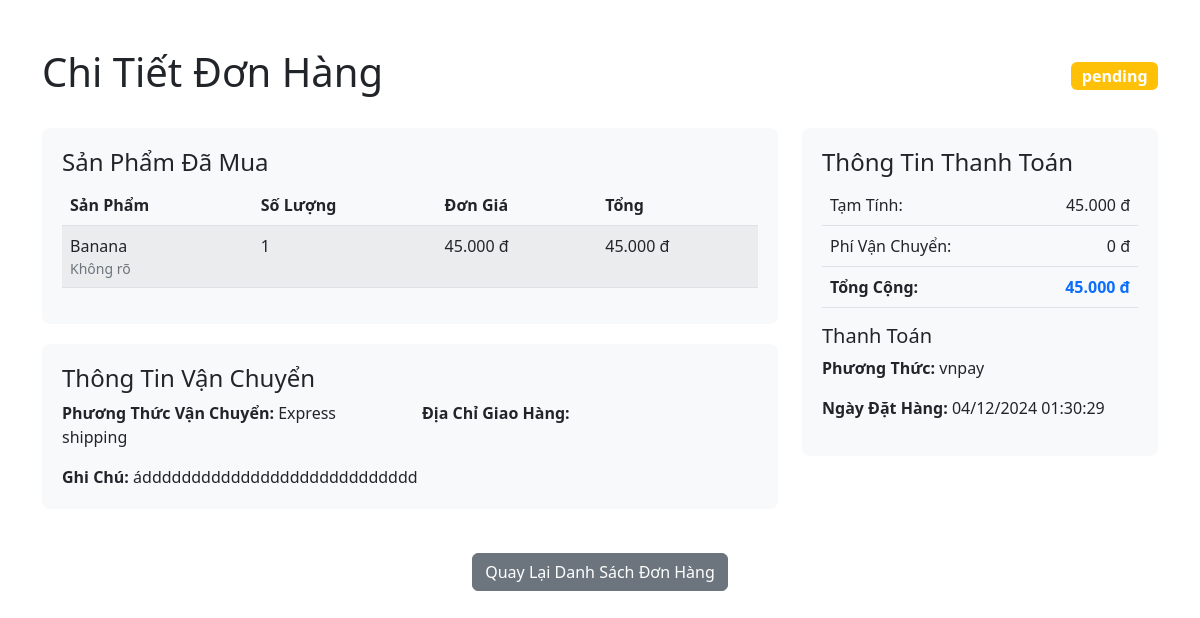
/order_detail.php?order_id=52 (signed in), run on the app's committed database.
### tables this page shows
CREATE TABLE IF NOT EXISTS `orders` (
  `id` int NOT NULL AUTO_INCREMENT,
  `user_id` int NOT NULL,
  `total_price` double NOT NULL,
  `status` enum('pending','processing','completed','canceled') DEFAULT 'pending',
  `payment_method` enum('cod','credit_card','momo','vnpay') DEFAULT 'cod',
  `notes` text NOT NULL,
  `address` varchar(191) NOT NULL,
  `shipping_method` enum('Standard shipping','Express shipping','Free Shipping') NOT NULL,
  `created_at` datetime DEFAULT CURRENT_TIMESTAMP,
  `updated_at` datetime DEFAULT CURRENT_TIMESTAMP ON UPDATE CURRENT_TIMESTAMP,
  PRIMARY KEY (`id`),
  KEY `user_id` (`user_id`)
);

CREATE TABLE IF NOT EXISTS `order_items` (
  `id` int NOT NULL AUTO_INCREMENT,
  `order_id` int NOT NULL,
  `product_id` int NOT NULL,
  `quantity` int NOT NULL,
  `price` decimal(10,2) NOT NULL,
  PRIMARY KEY (`id`),
  KEY `order_id` (`order_id`),
  KEY `product_id` (`product_id`)
);

CREATE TABLE IF NOT EXISTS `products` (
  `id` int NOT NULL AUTO_INCREMENT,
  `name` varchar(191) NOT NULL,
  `description` text,
  `price` double(10,2) NOT NULL,
  `discount` int DEFAULT '0',
  `category_id` int DEFAULT NULL,
  `image` varchar(191) DEFAULT NULL,
  `rating` int NOT NULL,
  `created_at` datetime DEFAULT CURRENT_TIMESTAMP,
  `updated_at` datetime DEFAULT CURRENT_TIMESTAMP ON UPDATE CURRENT_TIMESTAMP,
  PRIMARY KEY (`id`),
  KEY `category_id` (`category_id`)
);

### app/models/Order.php (called while the page is built, shortened)
<?php
require_once 'Database.php';
class Order extends Database {
    public function getOrderById($orderId) {
        $sql = "SELECT * FROM orders WHERE id = ?";
        $stmt = parent::$connection->prepare($sql);
        $stmt->bind_param("i", $orderId);
        $stmt->execute();
        return $stmt->get_result()->fetch_assoc();
    }
    public function getOrderItems($orderId) {
        $sql = "SELECT * FROM order_items WHERE order_id = ?";
        $stmt = parent::$connection->prepare($sql);
        $stmt->bind_param("i", $orderId);
        $stmt->execute();
        return $stmt->get_result()->fetch_all(MYSQLI_ASSOC);
    }
}
?>

### app/models/Product.php (called while the page is built, shortened)
<?php
require_once 'Database.php';
class Product extends Database
{
    public function getProductById($id)
    {
        $sql = parent::$connection->prepare('SELECT * FROM products WHERE id=?');
        $sql->bind_param('i', $id);
        return parent::select($sql)[0];
    }
}

### app/models/Database.php (called while the page is built, shortened)
<?php
    class Database {
        public function select ($sql)
        {
            $sql->execute();
            $item=$sql->get_result()->fetch_all(MYSQLI_ASSOC);
            return $item;
        }
    }
?>

### order_detail.php (the view, shortened to what this page needs)
<?php
require_once 'config/database.php';
require_once 'app/models/Order.php';
require_once 'app/models/Product.php';
$orderId = $_GET['order_id'];
$orderModel = new Order();
$productModel = new Product();
$orderDetails = $orderModel->getOrderById($orderId);
$orderItems = $orderModel->getOrderItems($orderId);
$subTotal = 0;
$shippingCost = 0;
?>
<!DOCTYPE html>
<html lang="vi">
<head>
    <link href="https://cdn.jsdelivr.net/npm/bootstrap@5.2.3/dist/css/bootstrap.min.css" rel="stylesheet">
</head>
<body>
    <div class="container mt-5">
        <div class="row">
            <div class="col-12">
                <div class="d-flex justify-content-between align-items-center mb-4">
                    <h1>Chi Tiết Đơn Hàng</h1>
                    <div>
                        <span class="badge
                            <?php
                            switch($orderDetails['status']) {
                                case 'pending': echo 'bg-warning'; break;
                            }
                            ?> status-badge">
                            <?php echo $orderDetails['status']; ?>
                        </span>
                    </div>
                </div>
                <div class="row">
                    <div class="col-md-8">
                        <div class="order-detail-section">
                            <h4>Sản Phẩm Đã Mua</h4>
                            <table class="table table-striped">
                                <thead>
                                    <tr>
                                        <th>Sản Phẩm</th>
                                        <th>Số Lượng</th>
                                        <th>Đơn Giá</th>
                                        <th>Tổng</th>
                                    </tr>
                                </thead>
                                <tbody>
                                    <?php foreach ($orderItems as $item):
                                        $product = $productModel->getProductById($item['product_id']);
                                        $itemTotal = $item['quantity'] * $item['price'];
                                        $subTotal += $itemTotal;
                                    ?>
                                        <tr>
                                            <td>
                                                <?php echo htmlspecialchars($product['name']); ?>
                                                <small class="d-block text-muted">
                                                    <?php echo htmlspecialchars($product['category_name'] ?? 'Không rõ'); ?>
                                                </small>
                                            </td>
                                            <td><?php echo $item['quantity']; ?></td>
                                            <td><?php echo number_format($item['price'], 0, ',', '.'); ?> đ</td>
                                            <td><?php echo number_format($itemTotal, 0, ',', '.'); ?> đ</td>
                                        </tr>
                                    <?php endforeach; ?>
                                </tbody>
                            </table>
                        </div>
                        <div class="order-detail-section">
                            <h4>Thông Tin Vận Chuyển</h4>
                            <div class="row">
                                <div class="col-md-6">
                                    <strong>Phương Thức Vận Chuyển:</strong>
                                    <?php echo htmlspecialchars($orderDetails['shipping_method']); ?>
                                </div>
                                <div class="col-md-6">
                                    <strong>Địa Chỉ Giao Hàng:</strong>
                                </div>
                            </div>
                            <?php if (!empty($orderDetails['notes'])): ?>
                                <div class="mt-3">
                                    <strong>Ghi Chú:</strong>
                                    <?php echo htmlspecialchars($orderDetails['notes']); ?>
                                </div>
                            <?php endif; ?>
                        </div>
                    </div>
                    <div class="col-md-4">
                        <div class="order-detail-section">
                            <h4>Thông Tin Thanh Toán</h4>
                            <table class="table">
                                <tr>
                                    <td>Tạm Tính:</td>
                                    <td class="text-end">
                                        <?php echo number_format($subTotal, 0, ',', '.'); ?> đ
                                    </td>
                                </tr>
                                <tr>
                                    <td>Phí Vận Chuyển:</td>
                                    <td class="text-end">
                                        <?php echo number_format($shippingCost, 0, ',', '.'); ?> đ
                                    </td>
                                </tr>
                                <tr>
                                    <td><strong>Tổng Cộng:</strong></td>
                                    <td class="text-end text-primary">
                                        <strong>
                                            <?php echo number_format($subTotal + $shippingCost, 0, ',', '.'); ?> đ
                                        </strong>
                                    </td>
                                </tr>
                            </table>
                            <div class="payment-info mt-3">
                                <h5>Thanh Toán</h5>
                                <p>
                                    <strong>Phương Thức:</strong>
                                    <?php echo htmlspecialchars($orderDetails['payment_method']); ?>
                                </p>
                                <p>
                                    <strong>Ngày Đặt Hàng:</strong>
                                    <?php echo date('d/m/Y H:i:s', strtotime($orderDetails['created_at'])); ?>
                                </p>
                            </div>
                        </div>
                    </div>
                </div>
                <div class="text-center mt-4">
                    <a href="order_history.php" class="btn btn-secondary">Quay Lại Danh Sách Đơn Hàng</a>
                </div>
            </div>
        </div>
    </div>
</body>
</html>

### order_detail.php (style rules this page uses)
.order-detail-section { background-color: #f8f9fa; border-radius: 8px; padding: 20px; margin-bottom: 20px; }
.status-badge { font-size: 1rem; }

### data on the page
orders: status "pending", shipping_method "Express shipping", notes "ádddddddddddddddddddddddddddd", payment_method "vnpay", created_at "04/12/2024 01:30:29"
order_items: product.name "Banana", category_name "Không rõ", quantity "1", price "45.000", itemTotal "45.000"

### other printed values
$subTotal "45.000"
$shippingCost "0"
$subTotal + $shippingCost "45.000"
